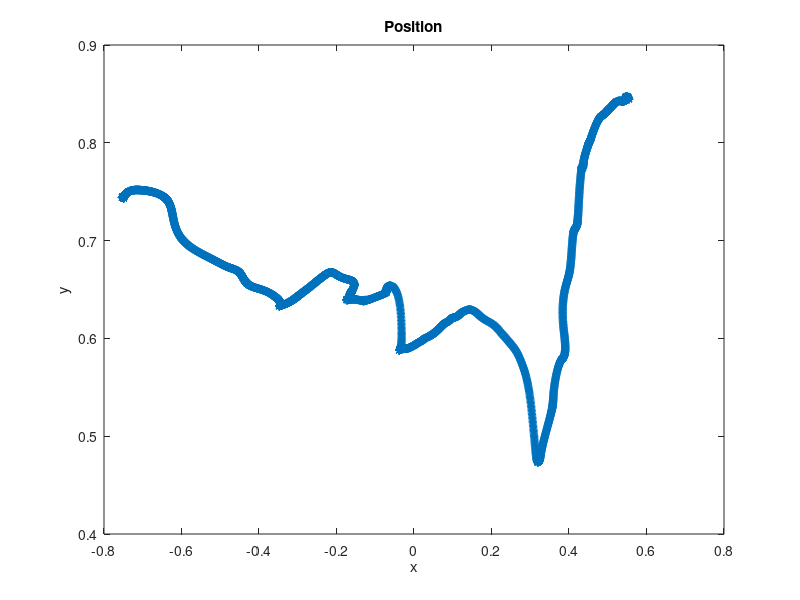
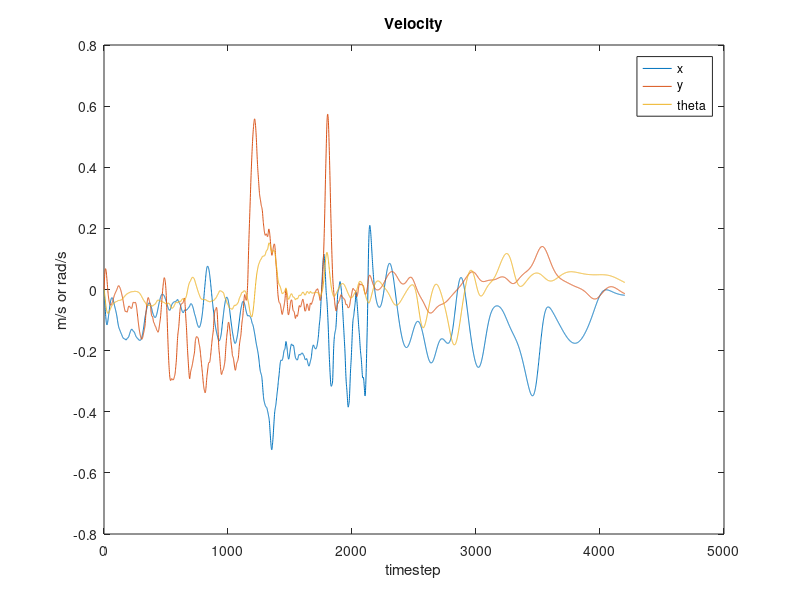
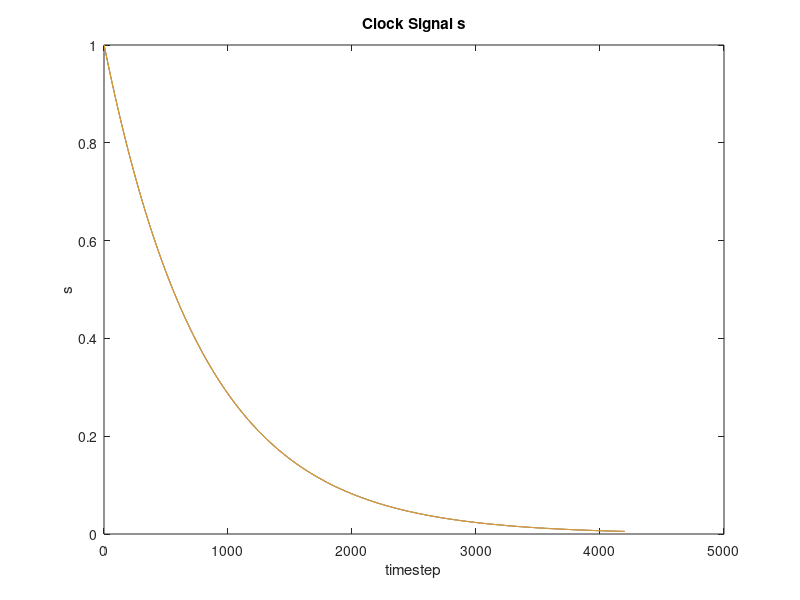

MATLAB code to generate these figures, in order: (Note: this script raises an error after producing the figures.)
clc 
clear all
close all

load xtraj.mat
load straj.mat
load vtraj.mat

axis equal
plot(xtraj(1,:), xtraj(2,:),'*')
xlabel('x'); ylabel('y');
title('Position')
%xlim([-0.5, 0.5]); ylim([-0.5, 0.5])

figure
xx = 1:length(vtraj);
plot(xx, vtraj(1,:),xx, vtraj(2,:),xx, vtraj(3,:))
title('Velocity')
legend('x', 'y', 'theta');
xlabel('timestep'); ylabel('m/s or rad/s')

figure
plot(xx, straj(1,:),xx, straj(2,:),xx, straj(3,:))
title('Clock Signal s')
xlabel('timestep'); ylabel('s')


figure


load  /home/hwadong/cotesys-lwr4+/dmp_praktikum/data/rec_taskparms.mat
load  /home/hwadong/cotesys-lwr4+/dmp_praktikum/data/rec_end.mat

plot( rec_taskparms(1,:), rec_taskparms(2,:),'*','Color','r');
hold on
plot( rec_end(1,:), rec_end(2,:),'b','LineWidth',2);
axis equal

%plot(xtraj(1,:), xtraj(2,:),'g','LineWidth',2);

ax = gca

plot(rec_taskparms(1,1), rec_taskparms(2,1), 'd','MarkerSize',10,'MarkerFaceColor','y')

%plot(rec_taskparms(1,size(rec_taskparms)), rec_taskparms(2,size(rec_taskparms)), 'o','MarkerSize',10,'MarkerFaceColor','b');
legend('tracked task parameters','recorded motion on kuka','starting point');


for i=200:40:size(rec_end,2)
    plotline( [rec_end(1,i) rec_end(2,i)],rec_end(3,i)+pi/4,0.04,1,[0 0 1] , ax); 
end

% for i=200:40:size(xtraj,2)
%     plotline( [xtraj(1,i) xtraj(2,i)],xtraj(3,i)+pi/4,0.04,1,[0 1 0] , ax); 
% end

xlabel('x')
ylabel('y')

title('Moved Object - 7 DMPs in Joint Space')
